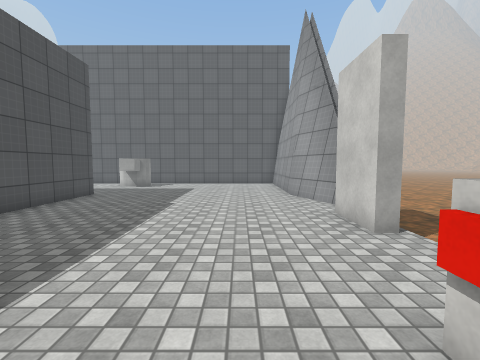
[1] (above)

12 first-person views from a walk through a scene from a Unity 3-D project. The camera is 1.4 m above the floor, tilts 4° down and sees 90° across. The floor is counted in squares, 1 m on a side. Each view is taken from the middle of a square. On the plan, view 1 faces up. The plan holds only what a view shows up to about 13 squares ahead; the rest is blank. The place goes on beyond the plan. The player is left out. Some surface patterns are stand-ins.

[2]
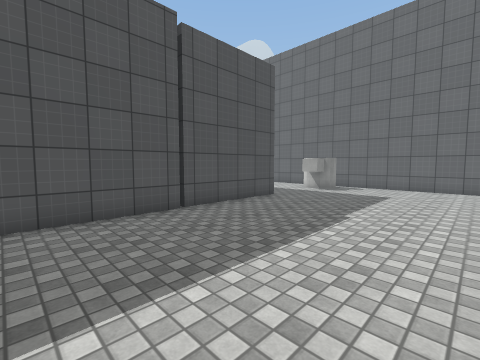

[3]
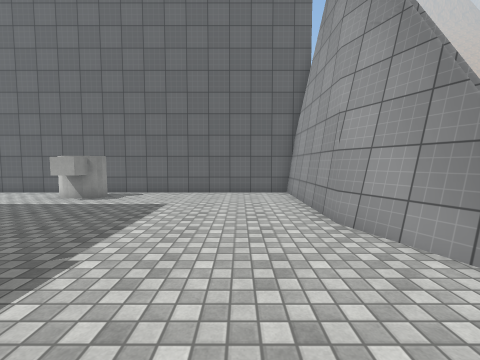

[4]
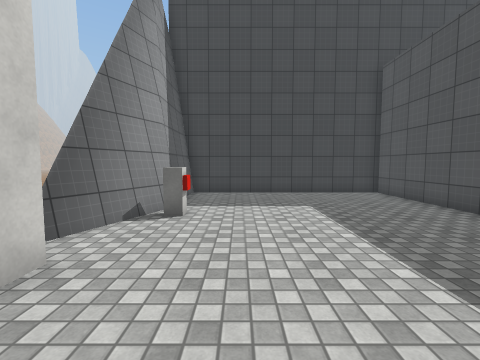

[5]
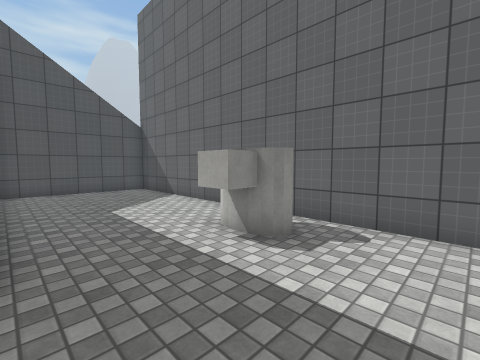

[6]
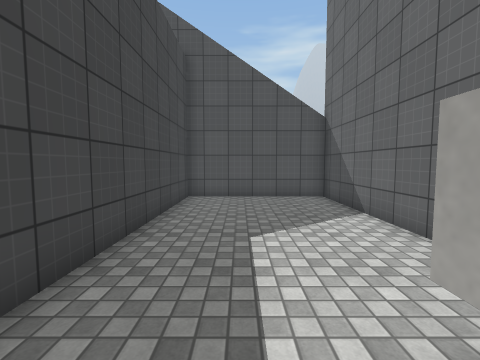

[7]
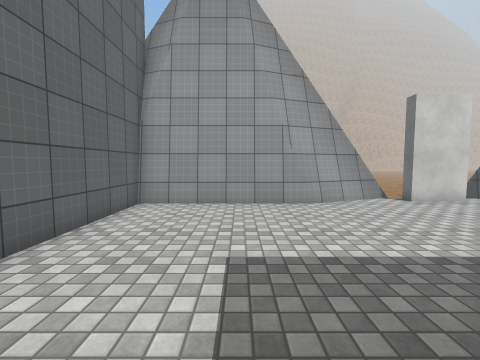

[8]
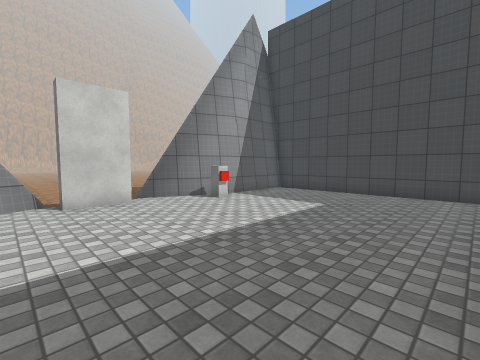

[9]
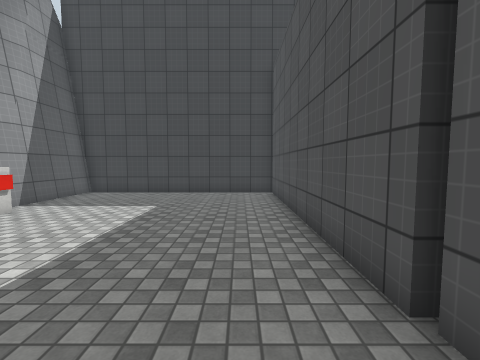

[10]
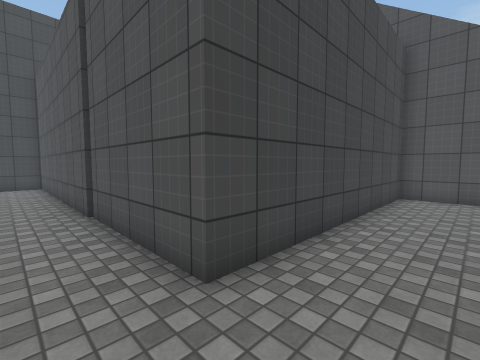

[11]
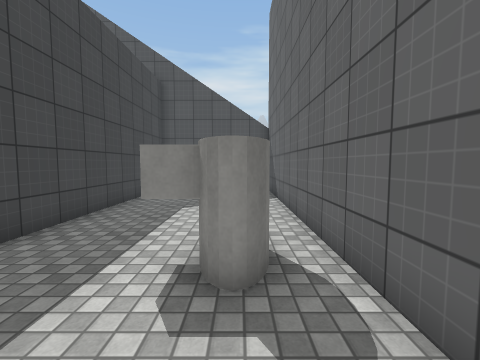

[12]
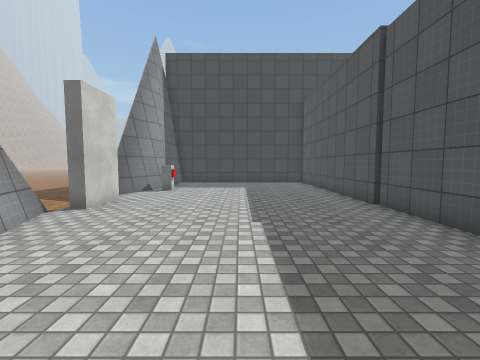

### Floor plan
Points are (right, up) in squares from view 1. A wall is a line through its corners. A room is listed if a view was taken in it or the views show most of it. See-through windows are left out.
Room 1 (views 1, 2, 3, 4, 5, 6, 7, 8, 9, 10, 11, 12)
walls: (2.4, 10.5) (2.4, 16.6) (-16, 16.6) (-16, 10.8) (-6.6, 10.8) (-6.6, -3.4); (3.7, 8) (2.4, 11.2); (3.2, 4.7) (2.7, 4.7) (2.7, 6.7); (3.9, 7) (2.3, 10.9); (1.5, 1.1) (1.5, 1.7) (2.1, 1.7); (2.4, 0.2) (3.7, 3.4); (-6.9, -3.7) (2.4, -3.7) (2.4, 0.5) (3.8, 4.2)
ways out: gap at (4, 4)
objects: other object (-7, 15) to (-6, 15); other object (1, 1)

Where each view was taken, in squares from view 1:
view 1: 0 up, 0 right, facing up
view 2: 2 up, 0 right, facing up-left
view 3: 5 up, 0 right, facing up
view 4: 8 up, 0 right, facing down
view 5: 11 up, 3 left, facing up-left
view 6: 13 up, 6 left, facing left
view 7: 13 up, 6 left, facing right
view 8: 8 up, 6 left, facing down-right
view 9: 8 up, 5 left, facing down
view 10: 13 up, 5 left, facing down-left
view 11: 15 up, 3 left, facing left
view 12: 14 up, 2 left, facing down
